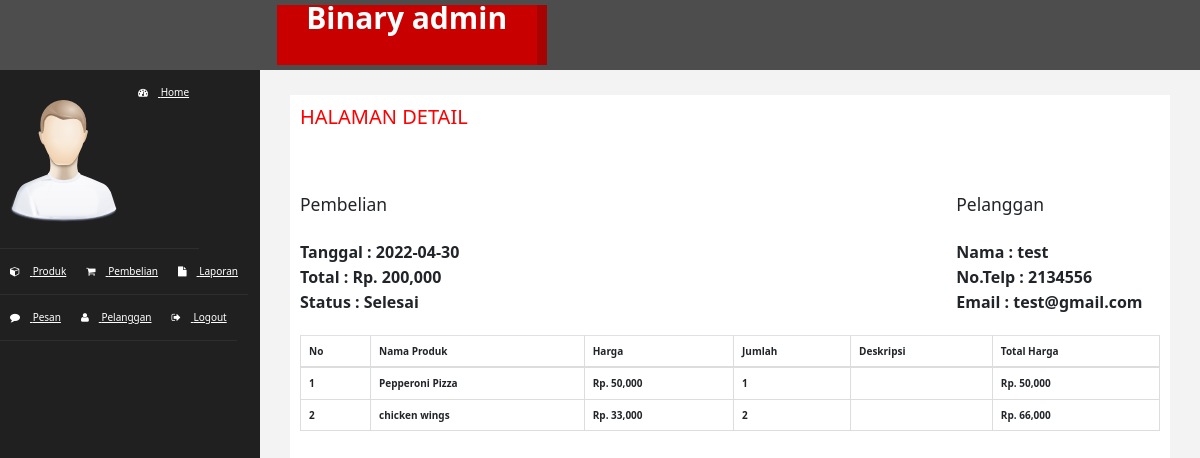
/Admin/index.php?halaman=detail&id=1 (signed in), run on the app's committed database.
### tables this page shows
CREATE TABLE `pembelian` (
  `id_pembelian` int(11) NOT NULL,
  `id_user` int(11) NOT NULL,
  `tanggal_pembelian` date NOT NULL,
  `deskripsi_pembelian` varchar(255) NOT NULL,
  `total_pembelian` int(11) NOT NULL,
  `status_pembelian` varchar(100) NOT NULL DEFAULT 'pending',
  `no_pengiriman` varchar(255) NOT NULL
);

CREATE TABLE `user2` (
  `id_user` int(11) NOT NULL,
  `nama` varchar(30) NOT NULL,
  `email` varchar(50) NOT NULL,
  `password` varchar(250) NOT NULL,
  `No_telp` int(13) NOT NULL,
  `Alamat` varchar(100) NOT NULL
);

CREATE TABLE `pembelian_produk` (
  `id_pembelian_produk` int(11) NOT NULL,
  `id_pembelian` int(11) NOT NULL,
  `id_produk` int(11) NOT NULL,
  `jumlah` int(50) NOT NULL,
  `deskripsi_pembelian` varchar(255) NOT NULL,
  `total_harga` int(100) NOT NULL
);

CREATE TABLE `produk` (
  `id_produk` int(11) NOT NULL,
  `nama_produk` varchar(100) NOT NULL,
  `kategori` varchar(100) NOT NULL,
  `harga_produk` int(100) NOT NULL,
  `foto_produk` varchar(100) NOT NULL,
  `deskripsi` varchar(300) NOT NULL,
  `stok` varchar(50) NOT NULL
);

### Admin/detail.php (the view, shortened to what this page needs)
<?php
include 'koneksi.php';
?>
<!doctype html>
<html lang="en">
  <head>
    <link href="https://cdn.jsdelivr.net/npm/bootstrap@5.1.3/dist/css/bootstrap.min.css" rel="stylesheet">
    <h2>HALAMAN DETAIL</h2>
    <?php $sql=mysqli_query($conn,"SELECT * FROM pembelian JOIN user2 ON pembelian.id_user=user2.id_user WHERE pembelian.id_pembelian='$_GET[id]'");?>
    <?php $data=mysqli_fetch_assoc($sql);?>
    <strong>
    <p>
    </p>
    <p>
    </p>
    <div class="row">
        <div class="col-md-9 text-start">
            <h3>Pembelian</h3>
            <p>
                Tanggal : <?php echo $data['tanggal_pembelian']; ?> <br>
                Total :   Rp. <?php echo number_format($data['total_pembelian']); ?><br>
                Status : <?php echo $data["status_pembelian"];?>
            </p>
        </div>
        <div class="col-md-3 text-start mb-3">
            <h3>Pelanggan</h3>
            <p> Nama : <?php echo $data['nama'];?><br>
                No.Telp : <?php echo $data['No_telp']; ?> <br>
                Email :   <?php echo $data['email']; ?>
            </p>
        </div>
    </div>
    <table class="table table-bordered">
        <thead>
            <tr>
                <th>No</th>
                <th>Nama Produk</th>
                <th>Harga</th>
                <th>Jumlah</th>
                <th>Deskripsi</th>
                <th>Total Harga</th>
            </tr>
        </thead>
        <tbody>
            <?php $nomor=1; ?>
            <?php $sql=mysqli_query($conn,"SELECT * FROM pembelian_produk JOIN produk ON pembelian_produk.id_produk=produk.id_produk
            WHERE pembelian_produk.id_pembelian='$_GET[id]'");?>
            <?php while($data=mysqli_fetch_assoc($sql)) {?>
            <tr>
                <td><?php echo $nomor; ?></td>
                <td><?php echo $data['nama_produk']; ?></td>
                <td>Rp. <?php echo number_format($data['harga_produk']); ?></td>
                <td><?php echo $data['jumlah']; ?></td>
                <td><?php echo $data['deskripsi_pembelian']; ?></td>
                <td>Rp. <?php echo number_format($data['jumlah']*$data['harga_produk']); ?></td>
            </tr>
            <?php $nomor++; ?>
            <?php } ?>
        </tbody>
    </table>
  </body>
</html>

### Admin/assets/css/custom.css (style rules this page uses)
body { font-family: 'Open Sans', sans-serif; }
h2 { color: #f00; }
p { font-size:16px; line-height:25px; padding-top:20px; }

### data on the page
pembelian: tanggal_pembelian "2022-04-30", total_pembelian "200,000", status_pembelian "Selesai", id_user.nama "test", id_user.No_telp "2134556", id_user.email "test@gmail.com"
pembelian_produk: id_produk.nama_produk "Pepperoni Pizza", id_produk.harga_produk "50,000", jumlah "1", $data['jumlah']*$data['harga_produk'] "50,000"
pembelian_produk: id_produk.nama_produk "chicken wings", id_produk.harga_produk "33,000", jumlah "2", $data['jumlah']*$data['harga_produk'] "66,000"
